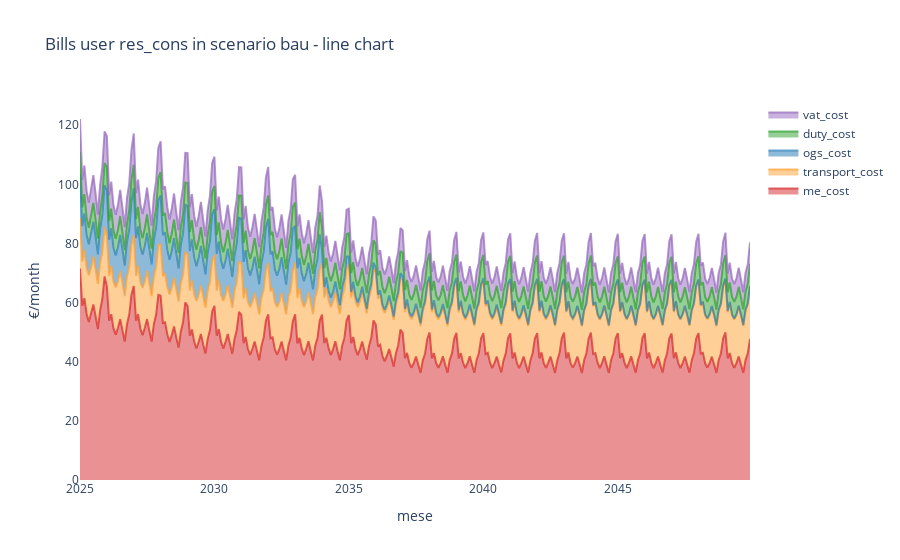
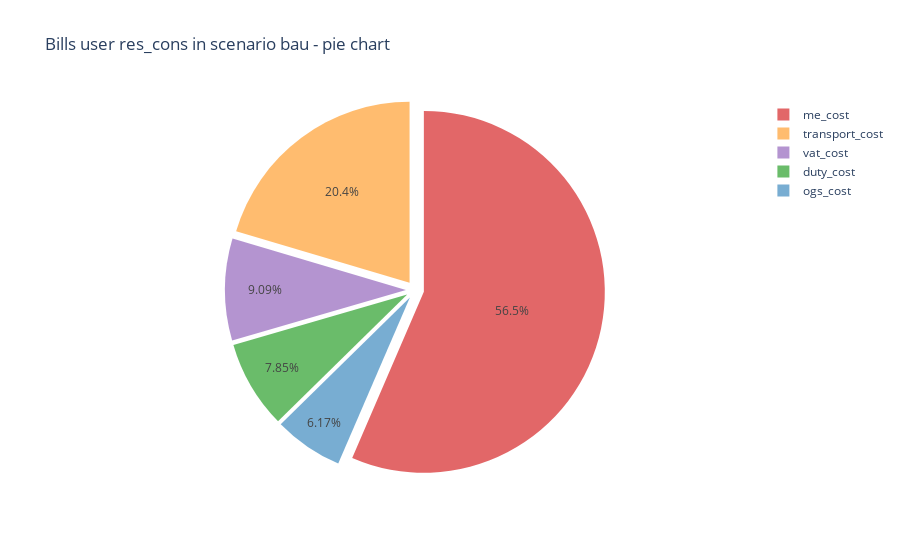
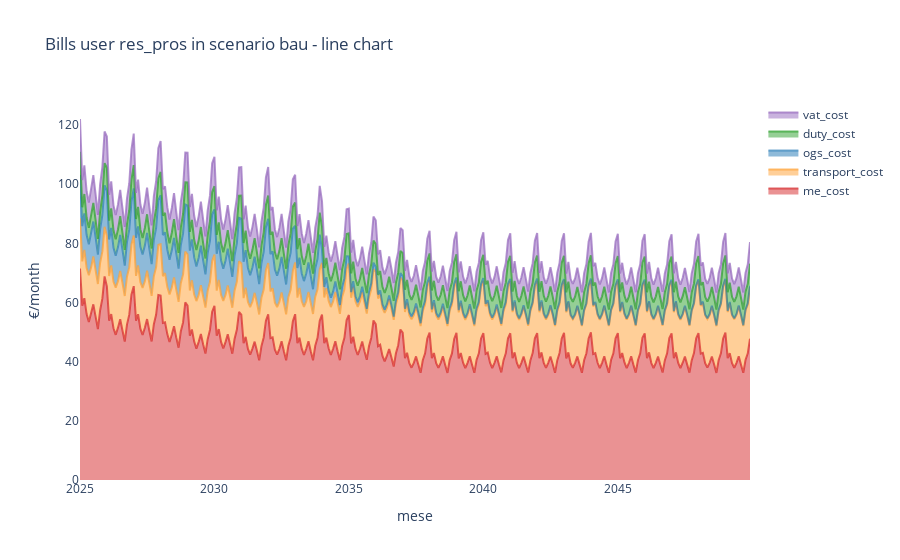
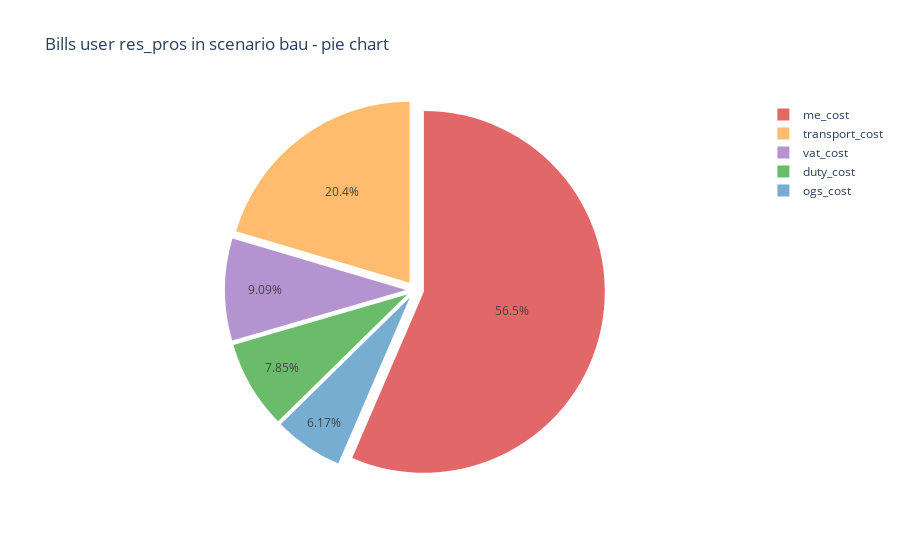

The notebook cell these images were saved under, in order:
### Markdown cell above
Input finanziari

### Code cell
# bollette
columns = ["me_cost","transport_cost","ogs_cost","duty_cost","vat_cost"]
colors = charts["colors"]
colors_bills = [colors["rosso"],colors["arancione"],colors["blu"],colors["verde"],colors["violetto"]]
path = config["foldername_graphs_finance"]

for user_type in user_types:
    if not user_types[user_type]["consuming"]: continue
    if user_types[user_type]["num"] == 0: continue

    if user_types[user_type]["type"] == "consumer": 
        prosumer_flag = False
        scenarios = ["bau"]
    else:
        prosumer_flag = True
        scenarios = ["bau","pv"]

    for scenario in scenarios:
        df = pd.read_excel(config["foldername_bills"] + "\\" + user_type + ".xlsx", sheet_name=scenario, index_col="month")
        
################################################# PLOT 1
        
        df_plot = df[columns]
        
        fig = go.Figure()
        title = f"Bills user {user_type} in scenario {scenario} - line chart"
        
        for i, column in enumerate(columns):
            fig.add_trace(go.Scatter(
                x = df_plot.index, 
                y = df_plot[column], 
                marker_color = colors_bills[i], 
                name = column,
                stackgroup='one',
                ),
                )
        
        fig.update_layout(plot_bgcolor='white',
        title_text = title, 
        xaxis = dict(title='mese',
        # type='category'
        ))
        
        fig.update_yaxes(title_text = '€/month', exponentformat= "none")
        
        if flag_show: fig.show()
        fig.write_html(path + title + ".html")
        fig.write_image(path + title + ".png", width=1000, height=1200/13.2*5, scale = 4)

################################################# PLOT 2    
        
        df_plot = df[columns]
        
        fig = go.Figure(data=[go.Pie(labels=df_plot.columns, values=df_plot.sum(axis=0), marker_colors=colors_bills, pull=[0.05, 0.05, 0.05, 0.05, 0.05])])
        title = f"Bills user {user_type} in scenario {scenario} - pie chart"
        
        fig.update_layout(plot_bgcolor='white',
        title_text = title, 
        xaxis = dict(title='mese',
        # type='category'
        ))
        
        if flag_show: fig.show()
        fig.write_html(path + title + ".html")
        fig.write_image(path + title + ".png", width=1000, height=1200/13.2*5, scale = 4)

    if prosumer_flag:
        ################################################# PLOT 3 
        pv = pd.read_excel(config["foldername_bills"] + "\\" + user_type + ".xlsx", sheet_name="pv",index_col="month")
        bau = pd.read_excel(config["foldername_bills"] + "\\" + user_type + ".xlsx", sheet_name="bau",index_col="month")
        fig = go.Figure()
        
        title = f"Bills user {user_type} in scenario {scenario} - bar chart"

        for i,column in enumerate(columns):

            # fig = go.Figure(data=[go.Bar(labels=df_plot.columns, values=df_plot.sum(axis=1), pull=[0.05, 0.05, 0.05, 0.05, 0.05])])
            fig.add_trace(go.Bar(
            x = ["bau","pv"], 
            y = [sum(bau[column]) / config["project_lifetime_yrs"], sum(pv[column]) / config["project_lifetime_yrs"]], 
            marker_color = colors_bills[i], 
            name = column,
            # text=round(valori_anno_1/1000,1), textposition='auto',
            ))

            fig.update_layout(barmode='stack')
            fig.update_layout(plot_bgcolor='white',
            title_text = title, 
            xaxis = dict(title='Scenarios',
            # type='category'
            ))
            
            fig.update_yaxes(title_text = '€/month', exponentformat= "none")

        if flag_show: fig.show()
                
        fig.write_html(path + title + ".html")
        fig.write_image(path + title + ".png", width=1000, height=1200/13.2*5, scale = 4)

### Figure 1 — Plotly figure (JSON) as saved in the notebook; plotly's stock layout.template omitted (floating-point values rounded to 4 significant figures; data arrays with more than 128 entries replaced by an {"elided": "..."} marker saying what was removed)
{"data": [{"marker": {"color": "rgba(214, 39, 40, 0.7)"}, "name": "me_cost", "stackgroup": "one", "type": "scatter", "x": {"elided": "300 str values"}, "y": {"elided": "300 float values"}}, {"marker": {"color": "rgba(255, 160, 50, 0.7)"}, "name": "transport_cost", "stackgroup": "one", "type": "scatter", "x": {"elided": "300 str values"}, "y": {"elided": "300 float values"}}, {"marker": {"color": "rgba(31, 119, 180, 0.6)"}, "name": "ogs_cost", "stackgroup": "one", "type": "scatter", "x": {"elided": "300 str values"}, "y": {"elided": "300 float values"}}, {"marker": {"color": "rgba(44, 160, 44, 0.7)"}, "name": "duty_cost", "stackgroup": "one", "type": "scatter", "x": {"elided": "300 str values"}, "y": {"elided": "300 float values"}}, {"marker": {"color": "rgba(148, 103, 189, 0.7)"}, "name": "vat_cost", "stackgroup": "one", "type": "scatter", "x": {"elided": "300 str values"}, "y": {"elided": "300 float values"}}], "layout": {"plot_bgcolor": "white", "title": {"text": "Bills user res_cons in scenario bau - line chart"}, "xaxis": {"title": {"text": "mese"}}, "yaxis": {"exponentformat": "none", "title": {"text": "€/month"}}}}

### Figure 2 — Plotly figure (JSON) as saved in the notebook; plotly's stock layout.template omitted (floating-point values rounded to 4 significant figures)
{"data": [{"labels": ["me_cost", "transport_cost", "ogs_cost", "duty_cost", "vat_cost"], "marker": {"colors": ["rgba(214, 39, 40, 0.7)", "rgba(255, 160, 50, 0.7)", "rgba(31, 119, 180, 0.6)", "rgba(44, 160, 44, 0.7)", "rgba(148, 103, 189, 0.7)"]}, "pull": [0.05, 0.05, 0.05, 0.05, 0.05], "type": "pie", "values": [13640.0, 4927.0, 1490.0, 1897.0, 2195.0]}], "layout": {"plot_bgcolor": "white", "title": {"text": "Bills user res_cons in scenario bau - pie chart"}, "xaxis": {"title": {"text": "mese"}}}}

### Figure 3 — Plotly figure (JSON) as saved in the notebook; plotly's stock layout.template omitted (floating-point values rounded to 4 significant figures; data arrays with more than 128 entries replaced by an {"elided": "..."} marker saying what was removed)
{"data": [{"marker": {"color": "rgba(214, 39, 40, 0.7)"}, "name": "me_cost", "stackgroup": "one", "type": "scatter", "x": {"elided": "300 str values"}, "y": {"elided": "300 float values"}}, {"marker": {"color": "rgba(255, 160, 50, 0.7)"}, "name": "transport_cost", "stackgroup": "one", "type": "scatter", "x": {"elided": "300 str values"}, "y": {"elided": "300 float values"}}, {"marker": {"color": "rgba(31, 119, 180, 0.6)"}, "name": "ogs_cost", "stackgroup": "one", "type": "scatter", "x": {"elided": "300 str values"}, "y": {"elided": "300 float values"}}, {"marker": {"color": "rgba(44, 160, 44, 0.7)"}, "name": "duty_cost", "stackgroup": "one", "type": "scatter", "x": {"elided": "300 str values"}, "y": {"elided": "300 float values"}}, {"marker": {"color": "rgba(148, 103, 189, 0.7)"}, "name": "vat_cost", "stackgroup": "one", "type": "scatter", "x": {"elided": "300 str values"}, "y": {"elided": "300 float values"}}], "layout": {"plot_bgcolor": "white", "title": {"text": "Bills user res_pros in scenario bau - line chart"}, "xaxis": {"title": {"text": "mese"}}, "yaxis": {"exponentformat": "none", "title": {"text": "€/month"}}}}

### Figure 4 — Plotly figure (JSON) as saved in the notebook; plotly's stock layout.template omitted (floating-point values rounded to 4 significant figures)
{"data": [{"labels": ["me_cost", "transport_cost", "ogs_cost", "duty_cost", "vat_cost"], "marker": {"colors": ["rgba(214, 39, 40, 0.7)", "rgba(255, 160, 50, 0.7)", "rgba(31, 119, 180, 0.6)", "rgba(44, 160, 44, 0.7)", "rgba(148, 103, 189, 0.7)"]}, "pull": [0.05, 0.05, 0.05, 0.05, 0.05], "type": "pie", "values": [13640.0, 4927.0, 1490.0, 1896.0, 2195.0]}], "layout": {"plot_bgcolor": "white", "title": {"text": "Bills user res_pros in scenario bau - pie chart"}, "xaxis": {"title": {"text": "mese"}}}}
